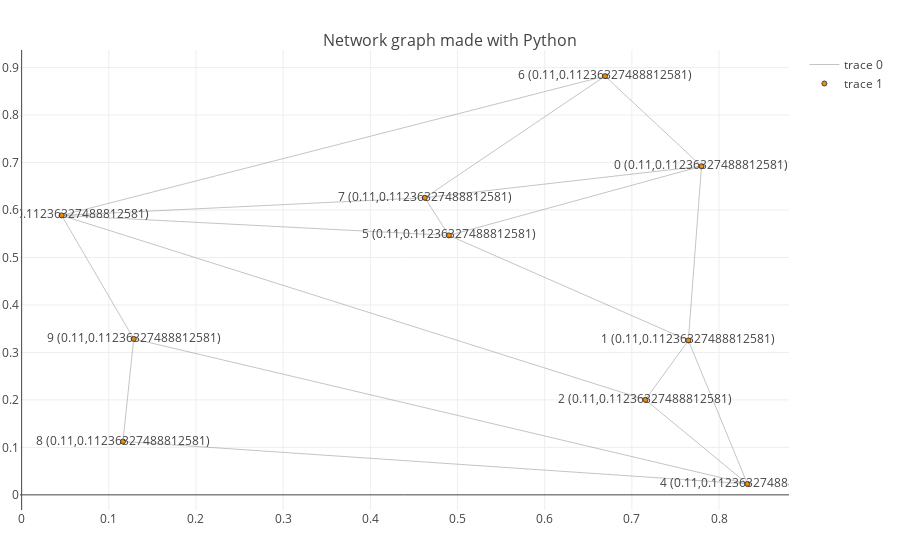

Here is the notebook cell this chart was saved with:
### Code cell
map_15 = load_map_15()
show_map(map_15)

### Figure 1 — Plotly figure (JSON) as saved in the notebook; plotly's stock layout.template omitted (floating-point values rounded to 4 significant figures)
{"data": [{"hoverinfo": "none", "line": {"color": "#888", "width": 0.5}, "mode": "lines", "type": "scatter", "uid": "5ab8008c-d7ac-11e8-bbec-a0afbd4a44b7", "x": [0.7799, 0.7648, null, 0.7799, 0.4902, null, 0.7799, 0.6692, null, 0.7799, 0.4625, null, 0.7648, 0.7155, null, 0.7648, 0.8326, null, 0.7648, 0.4902, null, 0.7155, 0.04581, null, 0.7155, 0.8326, null, 0.04581, 0.4902, null, 0.04581, 0.6692, null, 0.04581, 0.4625, null, 0.04581, 0.1285, null, 0.8326, 0.1162, null, 0.8326, 0.1285, null, 0.4902, 0.4625, null, 0.6692, 0.4625, null, 0.1162, 0.1285, null], "y": [0.6923, 0.3253, null, 0.6923, 0.5465, null, 0.6923, 0.882, null, 0.6923, 0.6258, null, 0.3253, 0.2003, null, 0.3253, 0.02311, null, 0.3253, 0.5465, null, 0.2003, 0.5887, null, 0.2003, 0.02311, null, 0.5887, 0.5465, null, 0.5887, 0.882, null, 0.5887, 0.6258, null, 0.5887, 0.3286, null, 0.02311, 0.1124, null, 0.02311, 0.3286, null, 0.5465, 0.6258, null, 0.882, 0.6258, null, 0.1124, 0.3286, null]}, {"hoverinfo": "text", "marker": {"color": [0, 0, 0, 0, 0, 0, 0, 0, 0, 0], "colorbar": {"thickness": 15, "title": "Node Connections", "titleside": "right", "xanchor": "left"}, "colorscale": "Hot", "line": {"width": 1}, "reversescale": true, "showscale": false, "size": 5}, "mode": "markers+text", "text": ["0 (0.11,0.11236327488812581)", "1 (0.11,0.11236327488812581)", "2 (0.11,0.11236327488812581)", "3 (0.11,0.11236327488812581)", "4 (0.11,0.11236327488812581)", "5 (0.11,0.11236327488812581)", "6 (0.11,0.11236327488812581)", "7 (0.11,0.11236327488812581)", "8 (0.11,0.11236327488812581)", "9 (0.11,0.11236327488812581)"], "type": "scatter", "uid": "5ab8008d-d7ac-11e8-bbec-a0afbd4a44b7", "x": [0.7799, 0.7648, 0.7155, 0.04581, 0.8326, 0.4902, 0.6692, 0.4625, 0.1162, 0.1285], "y": [0.6923, 0.3253, 0.2003, 0.5887, 0.02311, 0.5465, 0.882, 0.6258, 0.1124, 0.3286]}], "layout": {"hovermode": "closest", "margin": {"b": 50, "l": 20, "r": 20, "t": 50}, "showlegend": true, "title": "<br>Network graph made with Python", "titlefont": {"size": 16}, "xaxis": {"showgrid": true, "showticklabels": true, "zeroline": true}, "yaxis": {"showgrid": true, "showticklabels": true, "zeroline": true}}}
